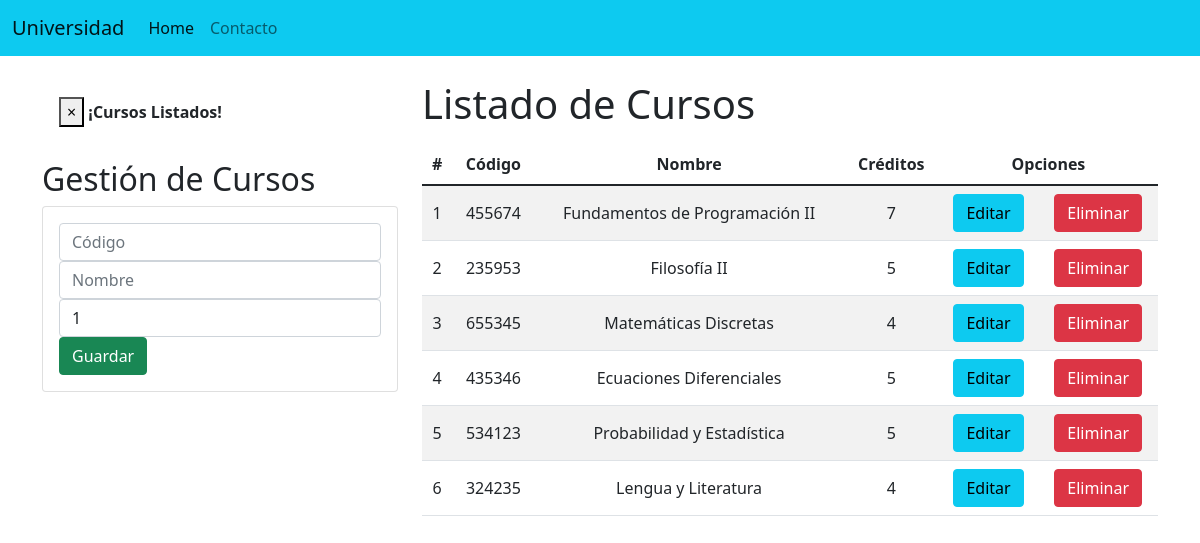
The page / on the database its author committed.
### Aplicaciones/Academico/models.py (models this page shows, shortened)
class Curso(models.Model):
    codigo = models.CharField(primary_key=True, max_length=6)
    nombre = models.CharField(max_length=50)
    creditos = models.PositiveSmallIntegerField()

### Aplicaciones/Academico/views.py (the view)
# urls.py: path('',views.home),
def home(request):
    cursos = Curso.objects.all()
    messages.success(request, '¡Cursos Listados! ')
    return render(request,"gestionCursos.html", {"cursos": cursos})

### Aplicaciones/Academico/templates/gestionCursos.html (shortened to what this page needs)
{% extends "./base.html" %}
{% block body %}
<div class="row">
    <div class="col-sm-12 col-md-6 col-lg-4 col-xl-4">
        {% if messages %}
        {% for message in messages %}
        <div class="alert alert-dismissible alter-success">
            <button type="button" class="close" data-dismiss="alert">&times;</button>
            <strong class="text-dark">{{ message }}</strong>
        </div>
        {% endfor %}
        {% endif %}
        <h2>Gestión de Cursos</h2>
        <div class="card">
            <div class="card-body">
                <form action="/registrarCurso/" method="POST">{% csrf_token %}
                    <div class="form-group">
                        <input type="text" id="txtCodigo" name="txtCodigo" class="form-control" placeholder="Código" minlength="6" maxlength="6" required>
                    </div>
                    <div class="form-group">
                        <input type="text" id="txtNombre" name="txtNombre" class="form-control" placeholder="Nombre" maxlength="50" required>
                    </div>
                    <div class="form-group">
                        <input type="text" id="numCreditos" name="numCreditos" class="form-control" min="1" max="9" value="1" required>
                    </div>
                    <div class="form-group">
                        <button type="submit" class="btn btn-success btn-block text-white">Guardar</button>
                    </div>
                </form>
            </div>
        </div>
    </div>
    <div class="col-sm-12 col-md-6 col-lg-8 col-xl-8">
        <h1>Listado de Cursos</h1>
        <div class="table-responsive py-2">
            <table class="table table-striped">
                <thead>
                    <tr>
                        <th>#</th>
                        <th>Código</th>
                        <th>Nombre</th>
                        <th>Créditos</th>
                        <th colspan="2">Opciones</th>
                    </tr>
                </thead>
                <tbody>
                    {% for c in cursos %}
                        <tr>
                            <td>{{forloop.counter}}</td>
                            <td>{{c.codigo}}</td>
                            <td>{{c.nombre}}</td>
                            <td>{{c.creditos}}</td>
                            <td><a href="edicionCurso/{{c.codigo}}" class="btn btn-info">Editar</a></td>
                            <td><a href="eliminacionCurso/{{c.codigo}}" class="btn btn-danger btnEliminacion">Eliminar</a></td>
                        </tr>
                    {% endfor %}
                </tbody>
            </table>
        </div>
    </div>
</div>
{% endblock %}

### Aplicaciones/Academico/templates/base.html (shortened to what this page needs)
<!DOCTYPE html>
<html lang="es">
<head>
    {% load static %}
    <link href="https://cdn.jsdelivr.net/npm/bootstrap@5.1.3/dist/css/bootstrap.min.css" rel="stylesheet">
    <link rel="stylesheet" href="{% static 'css/gestionCursos.css' %}">
</head>
<body>
    <nav class="navbar navbar-expand-lg navbar-light bg-info">
        <div class="container-fluid">
          <a class="navbar-brand" href="#">Universidad</a>
          <div class="collapse navbar-collapse" id="navbarNav">
            <ul class="navbar-nav">
              <li class="nav-item">
                <a class="nav-link active" aria-current="page" href="#">Home</a>
              </li>
                <li class="nav-item">
                    <a class="nav-link" href="#">Contacto</a>
                </li>
            </ul>
          </div>
        </div>
    </nav>
    <div class = "container py-4">
        {% block body %}
        {% endblock %}
    </div>
</body>
</html>

### Aplicaciones/Academico/Static/css/gestionCursos.css (style rules this page uses)
th, td { text-align: center; vertical-align: middle; }

### rows shown on the page
Curso: codigo "455674", nombre "Fundamentos de Programación II", creditos "7"
Curso: codigo "235953", nombre "Filosofía II", creditos "5"
Curso: codigo "655345", nombre "Matemáticas Discretas", creditos "4"
Curso: codigo "435346", nombre "Ecuaciones Diferenciales", creditos "5"
Curso: codigo "534123", nombre "Probabilidad y Estadística", creditos "5"
Curso: codigo "324235", nombre "Lengua y Literatura", creditos "4"

### other values the page prints
{{ message }} "¡Cursos Listados!"
